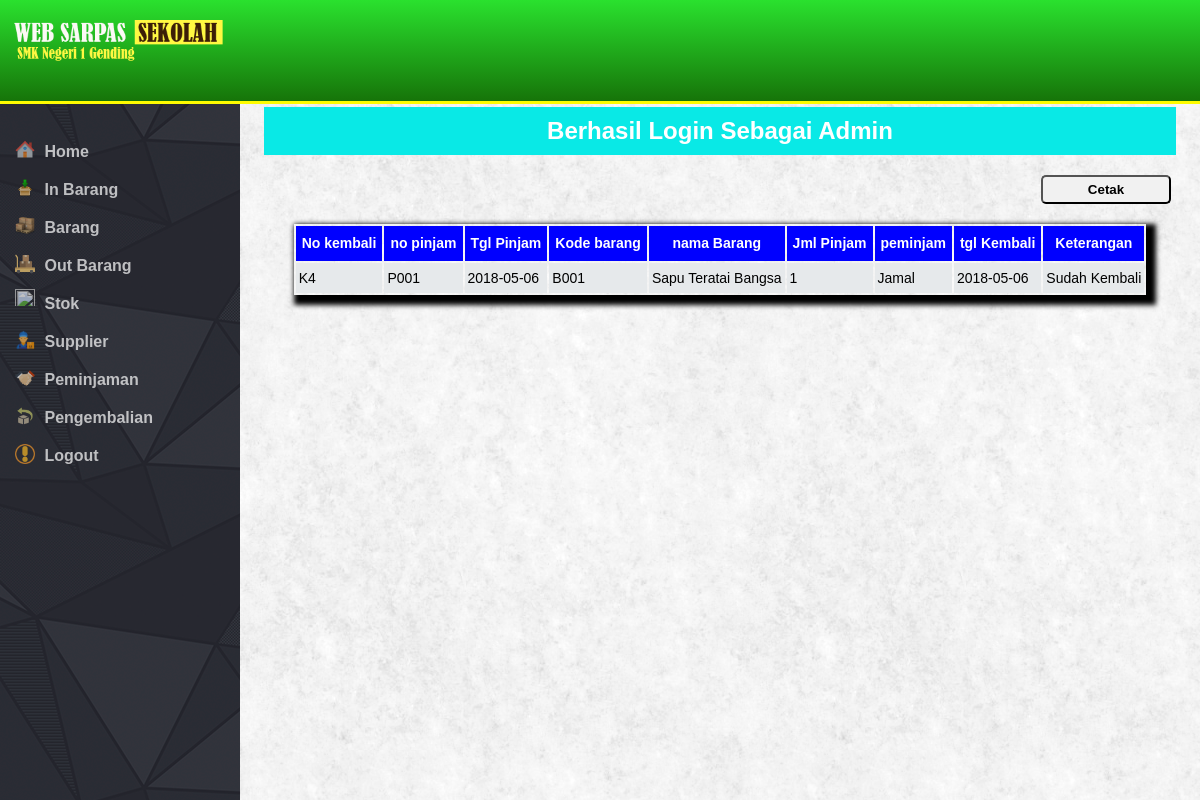
Page /page.php?url=pengembalian-index (signed in) on the committed database.
### tables this page shows
CREATE TABLE `kembali_barang` (
  `no_pengembalian` int(8) NOT NULL,
  `no_pinjam` varchar(8) NOT NULL,
  `tgl_pinjam` varchar(12) NOT NULL,
  `kode_barang` varchar(8) NOT NULL,
  `nama_barang` varchar(35) NOT NULL,
  `jml_pinjam` int(7) NOT NULL,
  `peminjam` varchar(35) NOT NULL,
  `tgl_kembali` varchar(12) NOT NULL,
  `kondisi` varchar(18) NOT NULL,
  `ket` varchar(15) NOT NULL
);

### application/pengembalian/index.php (the view, shortened to what this page needs)
<?php
$query=mysqli_query($koneksi,"select * from kembali_barang");
 ?>
	<button onclick="print_d()" class="menu" style="background: #F1F1F1; color: black; float: right;">Cetak</button>
	<table>
		<tr>
			<th>No kembali</th>
			<th>no pinjam</th>
			<th>Tgl Pinjam</th>
			<th>Kode barang</th>
			<th>nama Barang</th>
			<th>Jml Pinjam</th>
            <th>peminjam</th>
			<th>tgl Kembali</th>
			<th>Keterangan</th>
		</tr>
		<?php while ($data=mysqli_fetch_assoc($query)) { ?>
		<tr>
			<td><?php echo "K".$data['no_pengembalian']; ?></td>
			<td><?php echo $data['no_pinjam']; ?></td>
			<td><?php echo $data['tgl_pinjam']; ?></td>
			<td><?php echo $data['kode_barang']; ?></td>
			<td><?php echo $data['nama_barang']; ?></td>
			<td><?php echo $data['jml_pinjam']; ?></td>
            <td><?php echo $data['peminjam']; ?></td>
			<td><?php echo substr($data['tgl_kembali'],0,10); ?></td>
			<td><?php echo $data['ket']; ?></td>
		</tr>
		<?php } ?>
	</table>

### asset/css/main.css (style rules this page uses)
* { margin: 0;padding: 0;box-sizing: border-box;font-family: 'arial'; }
html,body { height: 100%; }
body { background:url('../image/fresh_snow.png'); }
.content-kanan .menu { font-weight: bolder;margin: 10px 5px 20px 0px; display: block;text-align: center;text-decoration: none;border-radius: 5px;width: 130px; padding: 5px;color: white;float: left;background-color: orange; }
.content-kanan table { margin:0 auto; clear:both;box-shadow: 5px 5px 5px 5px; }
.content-kanan table th { font-size: 14px;font-weight: bolder; color:white;background-color: blue;height: 35px;padding: 2px 6px; }
.content-kanan table tr td { font-size: 14px; padding: 0px 3px;height: 30px; }
.content-kanan table tr:nth-child(odd) { background-color: white; }
.content-kanan table tr:nth-child(even) { background-color: #e6e9eb; }

### rows in the picture
kembali_barang: no_pengembalian "4", no_pinjam "P001", tgl_pinjam "2018-05-06", kode_barang "B001", nama_barang "Sapu Teratai Bangsa", jml_pinjam "1", peminjam "Jamal", tgl_kembali "2018-05-06", ket "Sudah Kembali"

### other values in the picture
$_SESSION['msg'] "Berhasil Login Sebagai Admin"
